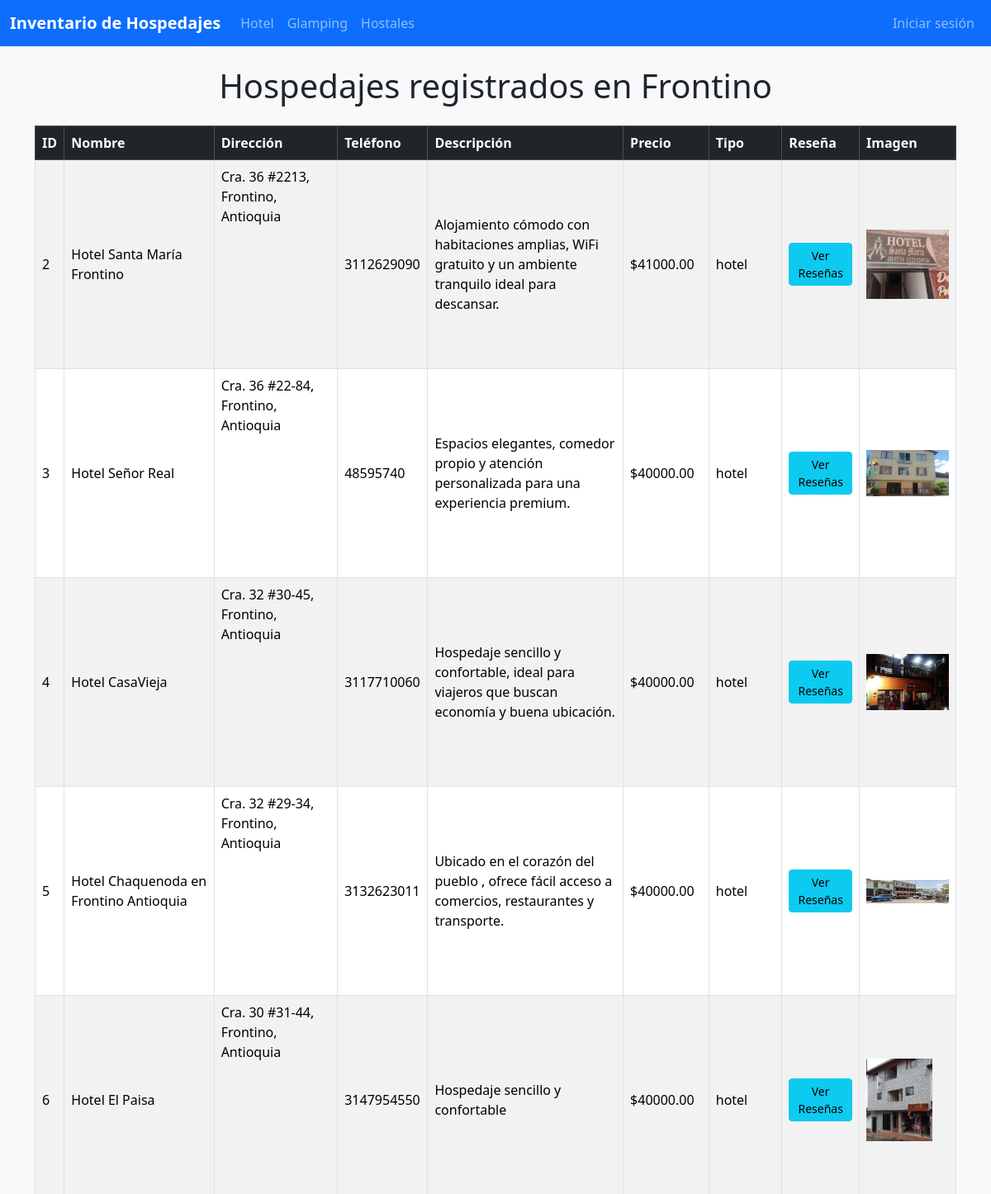
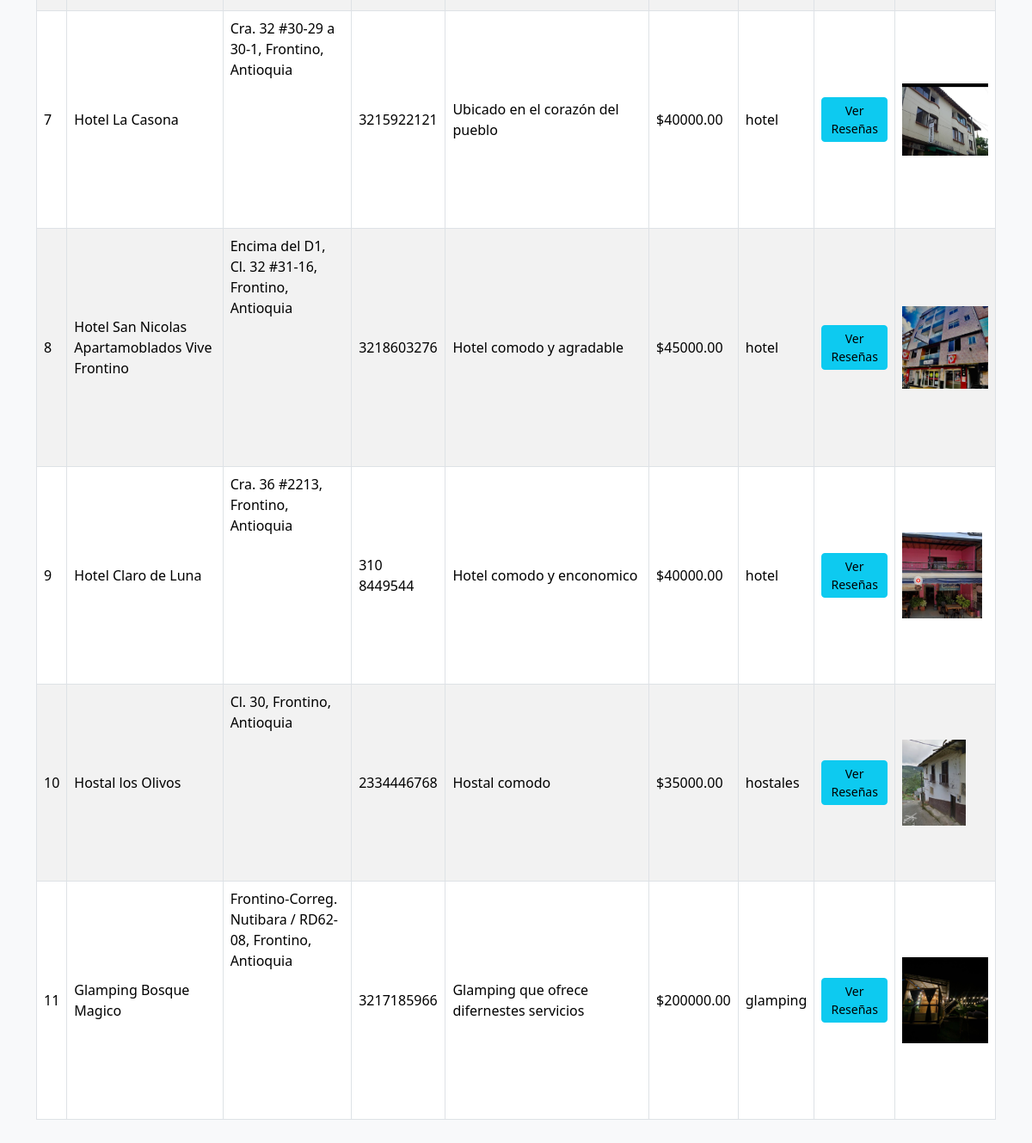
The page / on the database its author committed (2 pictures, top to bottom).
### tables this page shows
CREATE TABLE hospedajes (
    id INTEGER PRIMARY KEY AUTOINCREMENT,
    nombre TEXT NOT NULL,
    direccion TEXT NOT NULL,
    telefono TEXT NOT NULL,
    descripcion TEXT,
    precio REAL DEFAULT 0.0,
    tipo TEXT,
    imagen TEXT
);

### app.py (the view)
@app.route('/')
def index():
    conn = sqlite3.connect('inventario.db')
    c = conn.cursor()
    c.execute('SELECT * FROM hospedajes')
    hospedajes = c.fetchall()
    conn.close()
    es_admin = session.get('usuario') == 'admin'
    return render_template('index.html', hospedajes=hospedajes, es_admin=es_admin)

### templates/index.html (shortened to what this page needs)
<!DOCTYPE html>
<html lang="es">
<head>
    <link href="https://cdn.jsdelivr.net/npm/bootstrap@5.3.2/dist/css/bootstrap.min.css" rel="stylesheet">
</head>
<body class="bg-light">
    <nav class="navbar navbar-expand-lg navbar-dark bg-primary">
        <div class="container-fluid">
            <a class="navbar-brand fw-bold" href="{{ url_for('index') }}">Inventario de Hospedajes</a>
            <div class="collapse navbar-collapse" id="navbarNav">
                <ul class="navbar-nav me-auto">
                    <li class="nav-item">
                        <a class="nav-link" href="{{ url_for('hospedajes_por_tipo', tipo='hotel') }}">Hotel</a>
                    </li>
                    <li class="nav-item">
                        <a class="nav-link" href="{{ url_for('hospedajes_por_tipo', tipo='glamping') }}">Glamping</a>
                    </li>
                    <li class="nav-item">
                        <a class="nav-link" href="{{ url_for('hospedajes_por_tipo', tipo='hostal') }}">Hostales</a>
                    </li>
                </ul>
                <ul class="navbar-nav ms-auto">
                    {% if es_admin %}
                        <li class="nav-item">
                            <a class="nav-link" href="{{ url_for('registrar') }}">Registrar hospedaje</a>
                        </li>
                        <li class="nav-item">
                            <a class="nav-link" href="{{ url_for('logout') }}">Cerrar sesión</a>
                        </li>
                    {% elif session.usuario == 'cliente' %}
                        <li class="nav-item">
                            <a class="nav-link" href="{{ url_for('logout') }}">Cerrar sesión</a>
                        </li>
                    {% else %}
                        <li class="nav-item">
                            <a class="nav-link" href="{{ url_for('login') }}">Iniciar sesión</a>
                        </li>
                    {% endif %}
                </ul>
            </div>
        </div>
    </nav>
    <div class="container py-4">
        <h1 class="mb-4 text-center">Hospedajes registrados en Frontino</h1>
        <div class="table-responsive">
            <table class="table table-bordered table-striped align-middle">
                <thead class="table-dark">
                    <tr>
                        <th>ID</th>
                        <th>Nombre</th>
                        <th>Dirección</th>
                        <th>Teléfono</th>
                        <th>Descripción</th>
                        <th>Precio</th>
                        <th>Tipo</th>
                        <th>Reseña</th>
                        <th>Imagen</th>
                    </tr>
                </thead>
                <tbody>
                    {% for hospedaje in hospedajes %}
                    <tr>
                        <td>{{ hospedaje[0] }}</td>
                        <td>{{ hospedaje[1] }}</td>
                        <td>
                            {{ hospedaje[2] }}
                            <div class="mt-2">
                                <iframe
                                    width="100%"
                                    height="150"
                                    style="border:0"
                                    loading="lazy"
                                    allowfullscreen
                                    src="https://www.google.com/maps?q={{ hospedaje[2]|urlencode }}&output=embed">
                                </iframe>
                            </div>
                        </td>
                        <td>{{ hospedaje[3] }}</td>
                        <td>{{ hospedaje[4] }}</td>
                        <td>${{ '%.2f'|format(hospedaje[5]) }}</td>
                        <td>{{ hospedaje[6] }}</td>
                        <td><a href="{{ url_for('resenas', hospedaje_id=hospedaje[0]) }}" class="btn btn-info btn-sm">Ver Reseñas</a></td>
                        <td>
                            {% if hospedaje[7] %}
                            <img src="{{ hospedaje[7] }}" alt="Imagen de {{ hospedaje[1] }}" style="max-width:100px; max-height:100px;">
                            {% else %}
                            <span class="text-muted">No disponible</span>
                            {% endif %}
                        </td>
                    </tr>
                    {% else %}
                    <tr>
                        <td colspan="{% if es_admin %}10{% else %}9{% endif %}" class="text-center text-muted">No hay hospedajes registrados.</td>
                    </tr>
                    {% endfor %}
                </tbody>
            </table>
        </div>
    </div>
</body>
</html>

### rows shown on the page
hospedajes: id "2", nombre "Hotel Santa María Frontino", direccion "Cra. 36 #2213, Frontino, Antioquia", telefono "3112629090", descripcion "Alojamiento cómodo con habitaciones amplias, WiFi gratuito y un ambiente tranquilo ideal para descansar.", precio "41000.00", tipo "hotel", imagen (picture)
hospedajes: id "3", nombre "Hotel Señor Real", direccion "Cra. 36 #22-84, Frontino, Antioquia", telefono "48595740", descripcion "Espacios elegantes, comedor propio y atención personalizada para una experiencia premium.", precio "40000.00", tipo "hotel", imagen (picture)
hospedajes: id "4", nombre "Hotel CasaVieja", direccion "Cra. 32 #30-45, Frontino, Antioquia", telefono "3117710060", descripcion "Hospedaje sencillo y confortable, ideal para viajeros que buscan economía y buena ubicación.", precio "40000.00", tipo "hotel", imagen (picture)
hospedajes: id "5", nombre "Hotel Chaquenoda en Frontino Antioquia", direccion "Cra. 32 #29-34, Frontino, Antioquia", telefono "3132623011", descripcion "Ubicado en el corazón del pueblo , ofrece fácil acceso a comercios, restaurantes y transporte.", precio "40000.00", tipo "hotel", imagen (picture)
hospedajes: id "6", nombre "Hotel El Paisa", direccion "Cra. 30 #31-44, Frontino, Antioquia", telefono "3147954550", descripcion "Hospedaje sencillo y confortable", precio "40000.00", tipo "hotel", imagen (picture)
hospedajes: id "7", nombre "Hotel La Casona", direccion "Cra. 32 #30-29 a 30-1, Frontino, Antioquia", telefono "3215922121", descripcion "Ubicado en el corazón del pueblo", precio "40000.00", tipo "hotel", imagen (picture)
hospedajes: id "8", nombre "Hotel San Nicolas Apartamoblados Vive Frontino", direccion "Encima del D1, Cl. 32 #31-16, Frontino, Antioquia", telefono "3218603276", descripcion "Hotel comodo y agradable", precio "45000.00", tipo "hotel", imagen (picture)
hospedajes: id "9", nombre "Hotel Claro de Luna", direccion "Cra. 36 #2213, Frontino, Antioquia", telefono "310 8449544", descripcion "Hotel comodo y enconomico", precio "40000.00", tipo "hotel", imagen (picture)
hospedajes: id "10", nombre "Hostal los Olivos", direccion "Cl. 30, Frontino, Antioquia", telefono "2334446768", descripcion "Hostal comodo", precio "35000.00", tipo "hostales", imagen (picture)
hospedajes: id "11", nombre "Glamping Bosque Magico", direccion "Frontino-Correg. Nutibara / RD62-08, Frontino, Antioquia", telefono "3217185966", descripcion "Glamping que ofrece difernestes servicios", precio "200000.00", tipo "glamping", imagen (picture)
